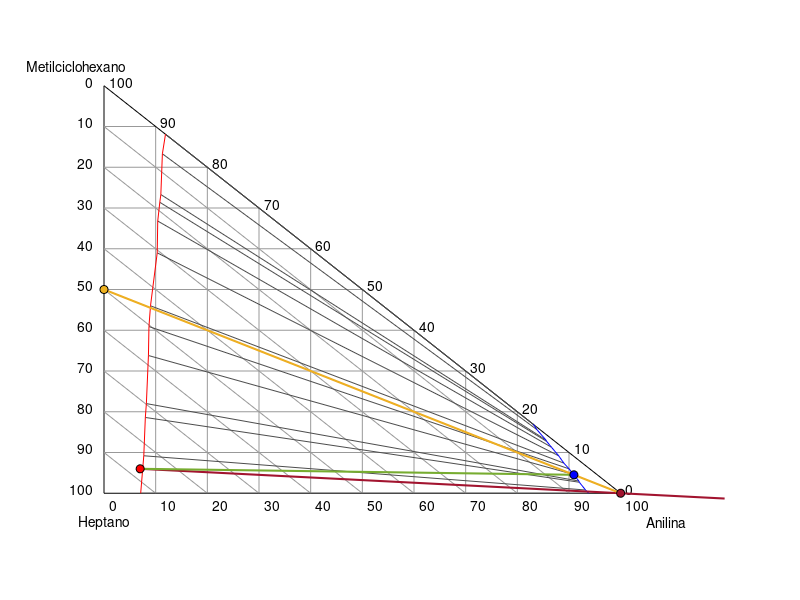

This figure's MATLAB source:

% SIN REFLUJO
clear
clc

%Datos del equilibrio

%Fase de hidrocarburo

HC_M = [0 9.2 18.6 22 33.8 40.9 46 59 66.8 71.4 ...
    73.3 83.3 88.1]'/100 ; %Metilciclohexano
HC_H = [92.9 83.1 73.4 69.8 57.6 50.4 45 30.7 22.8 ...
    17.8 15.7 5.4 0]'/100 ; %Heptano
HC_A = 1-HC_M-HC_H ; %Anilina

%Fase de hidrocarburo

S_M = [0 0.8 2.7 3 4.6 6 7.4 9.2 11.3 12.7 13.1 ...
    15.6 16.9]'/100; %Metilciclohexano
S_H = [6.2 6 5.3 5.1 4.5 4 3.6 2.8 2.1 1.6 1.4 ...
    0.6 0]'/100; %Heptano
S_A = 1-S_M-S_H ; %Anilina


% Gráfica en coordenadas cartesianas

figure('Color','white')

R = [1 0 ; 0 1] ;
%R = [1 cos(pi/3) ; 0 sin(pi/3)] ;

hold on
for i = 0:0.1:1
   Diag = R*[0 i;i 0] ;
   Vert = R*[i i;0 1-i] ;
   Hor = R*[0 1-i;i i];
   
   if i==0 || i==1
   C = [0 0 0] ;
   else
   C = [0.60 0.60 0.60] ;
   end
   
   plot(Diag(1,:),Diag(2,:),'Color',C)
   plot(Vert(1,:),Vert(2,:),'Color',C)
   plot(Hor(1,:),Hor(2,:),'Color',C)
   
   Tx_R = R*[1-i+0.01;i+0.01] ;
   Tx_L = R*[-0.02;1-i+0.01] ;
   Tx_D = R*[i+0.01;-0.03] ;
   
   text(Tx_R(1),Tx_R(2),sprintf('%.0f',i*100))
   text(Tx_L(1),Tx_L(2),sprintf('%.0f',i*100),'HorizontalAlignment','right')
   text(Tx_D(1),Tx_D(2),sprintf('%.0f',i*100))
end

nom = R*[-0.15 -0.05 1.05; 1.05 -0.07 -0.07] ;

text(nom(1,1),nom(2,1),'Metilciclohexano')
text(nom(1,2),nom(2,2),'Heptano')
text(nom(1,3),nom(2,3),'Anilina')
Equi_HC = R*[HC_A';HC_M'] ;
Equi_S = R*[S_A';S_M'] ;

for j = 1:13
    plot([Equi_HC(1,j) Equi_S(1,j)],[Equi_HC(2,j) Equi_S(2,j)],'Color',[0.3 0.3 0.3])
end

plot(Equi_HC(1,:),Equi_HC(2,:),'r',Equi_S(1,:),Equi_S(2,:),'b')
axis('off')

% Composiciones de las corrientes

%Alimentación
wF_H = 0.5 ;
wF_M = 0.5 ;
wF_A = 1 - wF_H - wF_M ;

%Solvente
wS_H = 0.00 ;
wS_M = 0.00 ;
wS_A = 1 - wS_H - wS_M ;

%Refinado
wRNp_H = 0.87 ;
wRNp_M = 0.06 ;
wRNp_A = 1 - wRNp_H - wRNp_M ;

% Transformación de las coordenadas

X = R*[wF_A, wS_A, wRNp_A; wF_M, wS_M, wRNp_M] ;

%Alimentación
wF_A = X(1,1) ;
wF_M = X(2,1) ;
wF_H = 1 - wF_A - wF_M ;

%Solvente
wS_A = X(1,2) ;
wS_M = X(2,2) ;
wS_H = 1 - wS_A - wS_M ;

%Refinado
wRNp_A = X(1,3) ;
wRNp_M = X(2,3) ;
wRNp_H = 1 - wRNp_H - wRNp_M ;

% CÁLCULOS

%Línea entre F y S

LinFS = @(x) interp1([wF_A, wS_A],[wF_M, wS_M],x,'Linear','extrap') ;

%Línea entre R_Np y S

LinRNpS = @(x) interp1([wRNp_A, wS_A],[wRNp_M, wS_M],x,'Linear','extrap') ;

%FUNCIONES DE INTERPOLACIÓN

%Equilibrio M_HC - M_S
S_MEq = @(x) interp1(Equi_HC(2,:),Equi_S(2,:),x,'Linear','extrap') ;
%Equilibrio M_S - A_S
S_A_Eq = @(x) interp1(Equi_S(2,:),Equi_S(1,:),x,'Linear','extrap') ;
%Equilibrio A_HC - M_HC
HC_M_Eq = @(x) interp1(Equi_HC(1,:),Equi_HC(2,:),x,'Linear','extrap') ;
%Equilibrio A_S - M_S
S_M_Eq = @(x) interp1(Equi_S(1,:),Equi_S(2,:),x,'Linear','extrap') ;

% Se crea el vector en el equilbrio HC para extenderlas hasta cruzar con
% la linea R_Np - S
HC_Aeq = linspace(wRNp_M+0.015 ,HC_A(end),100) ;

for i=1:size(HC_Aeq,2)
    LinEq = @(x) interp1([HC_Aeq(i), S_A_Eq(S_MEq(HC_M_Eq(HC_Aeq(i))))],...
        [HC_M_Eq(HC_Aeq(i)), S_MEq(HC_M_Eq(HC_Aeq(i)))],x,'Linear','extrap') ;
    
    obj = @(x) LinEq(x)-LinRNpS(x);
    xinter(i) = fsolve(@(x) LinEq(x)-LinRNpS(x),1) ;
%     if mod(i/10,1)==0
%         plot([HC_Aeq(i); xinter(i)], [LinEq(HC_Aeq(i)); LinEq(xinter(i))],'Color',[0.7 0.7 0.7])
%     end 
end

plot([wRNp_A;wS_A; max(xinter)], [LinRNpS(wRNp_A);LinRNpS(wS_A); LinRNpS(max(xinter))],...
    'color',[0.6350 0.0780 0.1840],'Linewidth',1.5)
axis([-0.1 1.3 -0.1 1.1])

% Se encuentran las coordenadas del delta R min
xDeltaR = min(xinter);
yDeltaR = LinRNpS(xDeltaR);

% figure('Color','White')
% plot(1:size(xinter,2),xinter,'k')
% ylabel('w_{\DeltaR}')
% xlabel('No. linea')
% grid minor

% Linea que une el F con el E1_max
LinFEmax = @(x) interp1([wF_A,xDeltaR ],[wF_M, yDeltaR],x,'Linear','extrap') ;
plot([wF_A,xDeltaR ],[wF_M, yDeltaR],'m')

%Coordenadas E1_max
XEmax = fsolve(@(x) LinFEmax(x)-S_M_Eq(x),1);
YEmax = S_M_Eq(XEmax);

%Linea entre R_Np - E1_max
LinLEmax = @(x) interp1([wRNp_A, XEmax ],[wRNp_M, YEmax],x,'Linear','extrap') ;

%Coordenadas punto de mezcla máxima
Mmax_A = fsolve(@(x) LinLEmax(x)-LinFS(x),1);
Mmax_M = LinLEmax(Mmax_A) ;


plot([wRNp_A, XEmax],[wRNp_M, YEmax],'color',[0.4660 0.6740 0.1880],'Linewidth',1.5)
plot([wF_A, wS_A],[wF_M, wS_M],'Color',[0.9290 0.6940 0.1250],'Linewidth',1.5)
plot(Mmax_A,Mmax_M,'ok','MarkerFaceColor','b')
plot(wF_A,wF_M,'ok','MarkerFaceColor',[0.9290 0.6940 0.1250])
plot(wS_A,wS_M,'ok','MarkerFaceColor',[0.6350 0.0780 0.1840])
plot(wRNp_A,wRNp_M,'ok','MarkerFaceColor','r')
xlim([0 xDeltaR+0.2])

F=100;
Smin = F*(wF_A-Mmax_A/(Mmax_A-wS_A));

%Intercepciones de las coordenadas de operación desde el punto delta R

for i=1:size(HC_Aeq,2)
    LinEqDelta = @(x) interp1([HC_Aeq(i), xDeltaR],...
        [HC_M_Eq(HC_Aeq(i)), yDeltaR],x,'Linear','extrap') ;
    
 %Anilina del solvente en el punto de operación 
    A_Op(i) = fsolve(@(x) LinEqDelta(x)-S_M_Eq(x),1);
    
end

%Cálculo de S_M en operación con los A calculados
S_Mop = S_M_Eq(A_Op);

%Cálculo de HC_M en operación con los A supuestos para el cálculo
HC_Mop = HC_M_Eq(HC_Aeq);

%Creación de funciones de datos de operación
S_M_Op = @(x) interp1(HC_Mop,S_Mop,x,'Linear','extrap') ;
HC_M_Op = @(x) interp1(S_Mop,HC_Mop,x,'Linear','extrap') ;
HC_MEq = @(x) interp1(S_M,HC_M,x,'Linear','extrap')  ;

%% Etapas

 wE1_M = S_M_Eq(XEmax);

 Xetapas(1) = wF_M ;
 Yetapas(1) = wE1_M ;

 k = 1 ;

 while Xetapas(k) > wRNp_M || k < 100

    Xetapas(k+1) = HC_MEq(Yetapas(k)) ;
    Yetapas(k+1) = S_M_Op(Xetapas(k+1)) ;
    k = k + 1 ;
end

Xetapas = sort([Xetapas,Xetapas]) ;
Yetapas = sort([Yetapas,Yetapas]) ;
% 
% nexttile
% hold on
% plot(wRNp_M:0.01:wF_M,S_M_Op(wRNp_M:0.01:wF_M),'m')
% plot([0 1],[0 1],'k',HC_M,S_M,'g')
% grid minor
% plot(Xetapas(1:end-1),Yetapas(2:end),'k')

